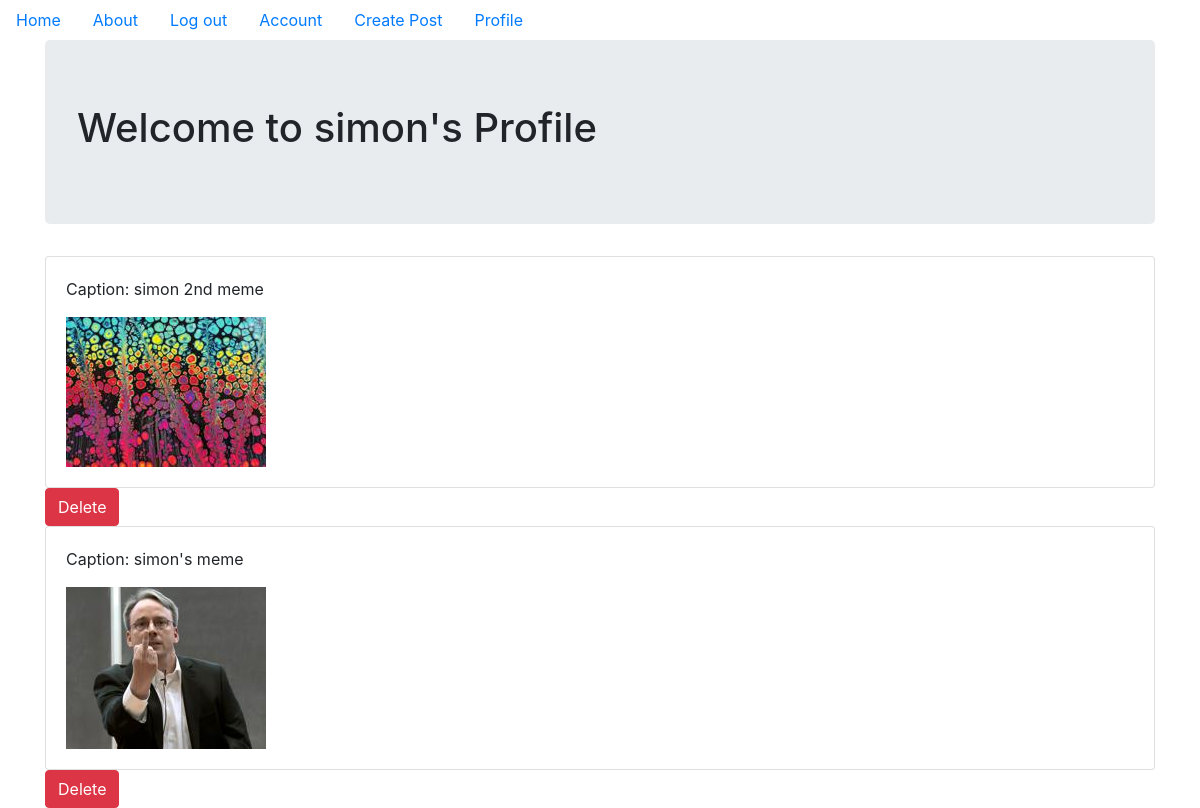
Page /profile/simon (signed in) on the committed database.
### mainproject/models.py (models this page shows, shortened)
class User(db.Model,UserMixin):
    __tablename__ = "users"
    id = db.Column(db.Integer,primary_key= True)
    profile_image = db.Column(db.String(20),nullable=False,default='default_profile.png')
    email = db.Column(db.String(64),unique = True, index = True)
    username = db.Column(db.String(64),unique = True, index = True)
    password_hash = db.Column(db.String(128))
    memes = db.relationship('Meme',backref='author',lazy = True) # now the Meme table have a column named author which is invisible

class Meme(db.Model):
    users = db.relationship(User)
    id = db.Column(db.Integer,primary_key= True)
    user_id = db.Column(db.Integer, db.ForeignKey('users.id'),nullable = False)
    date = db.Column(db.DateTime,nullable=False, default = datetime.utcnow)
    meme_caption = db.Column(db.Text,nullable = False)
    meme_image = db.Column(db.String(128),nullable=False)

### mainproject/users/views.py (the view)
@users.route('/profile/<username>')
def profile(username):
    user = User.query.filter_by(username = username).first_or_404()
    memes_user = Meme.query.filter_by(author = user).order_by(Meme.date.desc()).all()
    return render_template('profile.html',memes_user= memes_user, user = user)

### mainproject/models.py (called while the page is built)
@login_manager.user_loader
def load_user(user_id):
    return User.query.get(user_id)

### mainproject/templates/profile.html
{% extends "base.html" %} {% block content %}
<div class="jumbotron">
    <h1>Welcome to {{user.username}}'s Profile</h1>
</div>
{% for meme in memes_user %}
<div class="card">
    <div class="card-body">
        <p>Caption: {{meme.meme_caption}}</p>
        <img src="{{url_for('static',filename= 'memes/'+meme.meme_image)}}" alt="">
    </div>
</div>
<form action="{{url_for('meme_post.delete_meme',meme_post_id = meme.id)}}" method="POST">
    <input class="btn btn-danger" type="submit" value="Delete">
</form>
{% endfor %} {% endblock %}

### rows in the picture
User: username "simon"
Meme: meme_caption "simon 2nd meme", meme_image (picture)
Meme: meme_caption "simon's meme", meme_image (picture)
